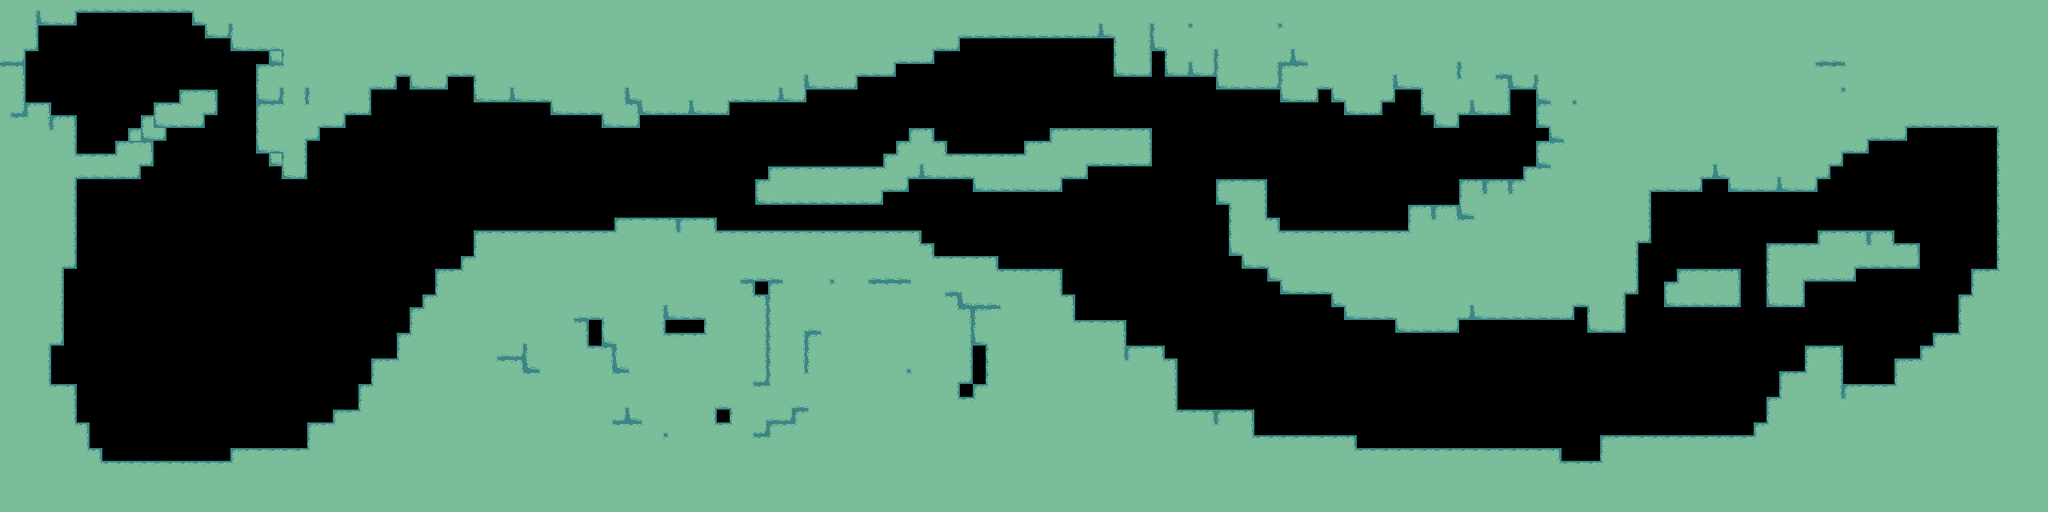

A level layout from a 2D game, rendered from its tile map. Below: a short description, then the map file with tile-grid data replaced by summaries:
An orthogonal 160x40 tile map with 16x16 px tiles, 1 tile layer (Foreground), 3 tilesets and 38 objects (28x c03, 7x c01, 2x c02, portal).

<map version="1.0" orientation="orthogonal" width="160" height="40" tilewidth="16" tileheight="16">
 <tileset firstgid="1" name="level_tiles" tilewidth="16" tileheight="16">
  <image source="../images/level_tiles.png" width="80" height="48" />
  <terraintypes>
   <terrain name="Test Terrain" tile="-1" />
  </terraintypes>
  <tile id="0" terrain=",,,0" />
  <tile id="1" terrain=",,0,0" />
  <tile id="2" terrain=",,0," />
  <tile id="3" terrain="0,0,0," />
  <tile id="4" terrain="0,0,,0" />
  <tile id="5" terrain=",0,,0" />
  <tile id="6" terrain="0,0,0,0" />
  <tile id="7" terrain="0,,0," />
  <tile id="8" terrain="0,,0,0" />
  <tile id="9" terrain=",0,0,0" />
  <tile id="10" terrain=",0,," />
  <tile id="11" terrain="0,0,," />
  <tile id="12" terrain="0,,," />
 </tileset>
 <tileset firstgid="16" name="objects" tilewidth="64" tileheight="64">
  <image source="../images/objects.png" width="512" height="64" />
 </tileset>
 <tileset firstgid="24" name="enemies" tilewidth="64" tileheight="64">
  <image source="../images/enemies.png" width="512" height="64" />
  <tile id="1">
   <properties>
    <property name="type" value="c01" />
   </properties>
  </tile>
 </tileset>
 <layer name="Foreground" width="160" height="40">
  <properties>
   <property name="tileset" value="level_tiles" />
  </properties>
  <data>[6400 cells, 3930 non-empty, 13 distinct tile ids]</data>
 </layer>
 <objectgroup name="objects" width="160" height="40">
  <object type="portal" gid="17" x="64" y="480" />
  <object type="c01" gid="25" x="608" y="288" />
  <object type="c01" gid="25" x="672" y="288" />
  <object type="c01" gid="25" x="2128" y="544" />
  <object type="c01" gid="25" x="1024" y="208" />
  <object type="c01" gid="25" x="1344" y="160" />
  <object type="c01" gid="25" x="2256" y="432" />
  <object type="c02" gid="26" x="2128" y="336" />
  <object type="c02" gid="26" x="2064" y="336" />
  <object type="c03" gid="27" x="80" y="192" />
  <object type="c03" gid="27" x="96" y="192" />
  <object type="c03" gid="27" x="96" y="192" />
  <object type="c03" gid="27" x="96" y="192" />
  <object type="c03" gid="27" x="1264" y="336" />
  <object type="c03" gid="27" x="1760" y="256" />
  <object type="c03" gid="27" x="1632" y="288" />
  <object type="c03" gid="27" x="1744" y="256" />
  <object type="c03" gid="27" x="1648" y="288" />
  <object type="c03" gid="27" x="1680" y="288" />
  <object type="c03" gid="27" x="1712" y="288" />
  <object type="c01" gid="25" x="2240" y="432" />
  <object type="c03" gid="27" x="1216" y="192" />
  <object type="c03" gid="27" x="80" y="192" />
  <object type="c03" gid="27" x="1184" y="320" />
  <object type="c03" gid="27" x="1232" y="336" />
  <object type="c03" gid="27" x="1152" y="320" />
  <object type="c03" gid="27" x="1104" y="288" />
  <object type="c03" gid="27" x="1072" y="288" />
  <object type="c03" gid="27" x="1024" y="288" />
  <object type="c03" gid="27" x="1328" y="400" />
  <object type="c03" gid="27" x="1360" y="400" />
  <object type="c03" gid="27" x="1408" y="432" />
  <object type="c03" gid="27" x="1392" y="432" />
  <object type="c03" gid="27" x="1440" y="448" />
  <object type="c03" gid="27" x="1808" y="224" />
  <object type="c03" gid="27" x="1840" y="224" />
  <object type="c03" gid="27" x="1872" y="208" />
  <object type="c03" gid="27" x="1856" y="224" />
 </objectgroup>
</map>
